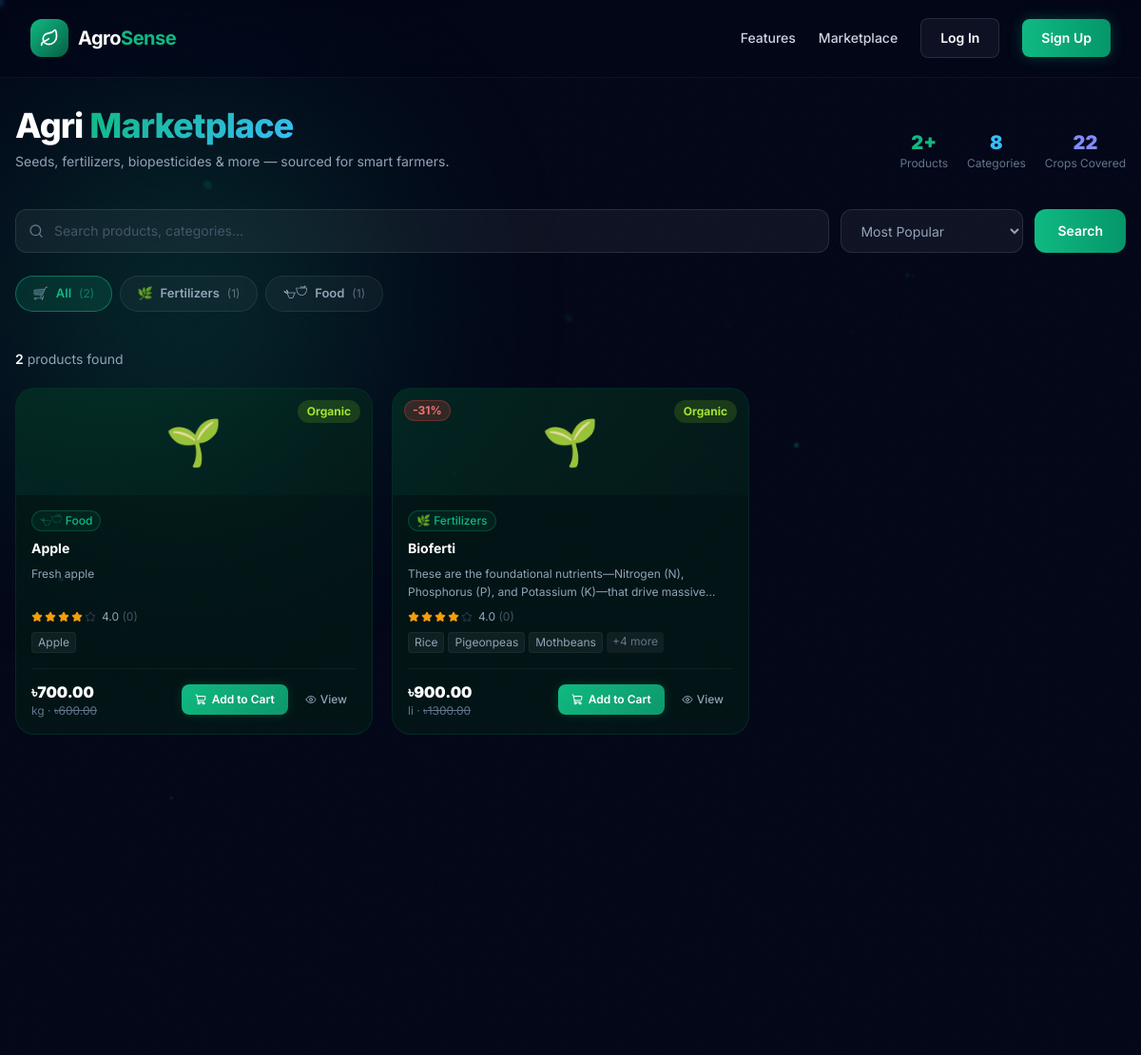
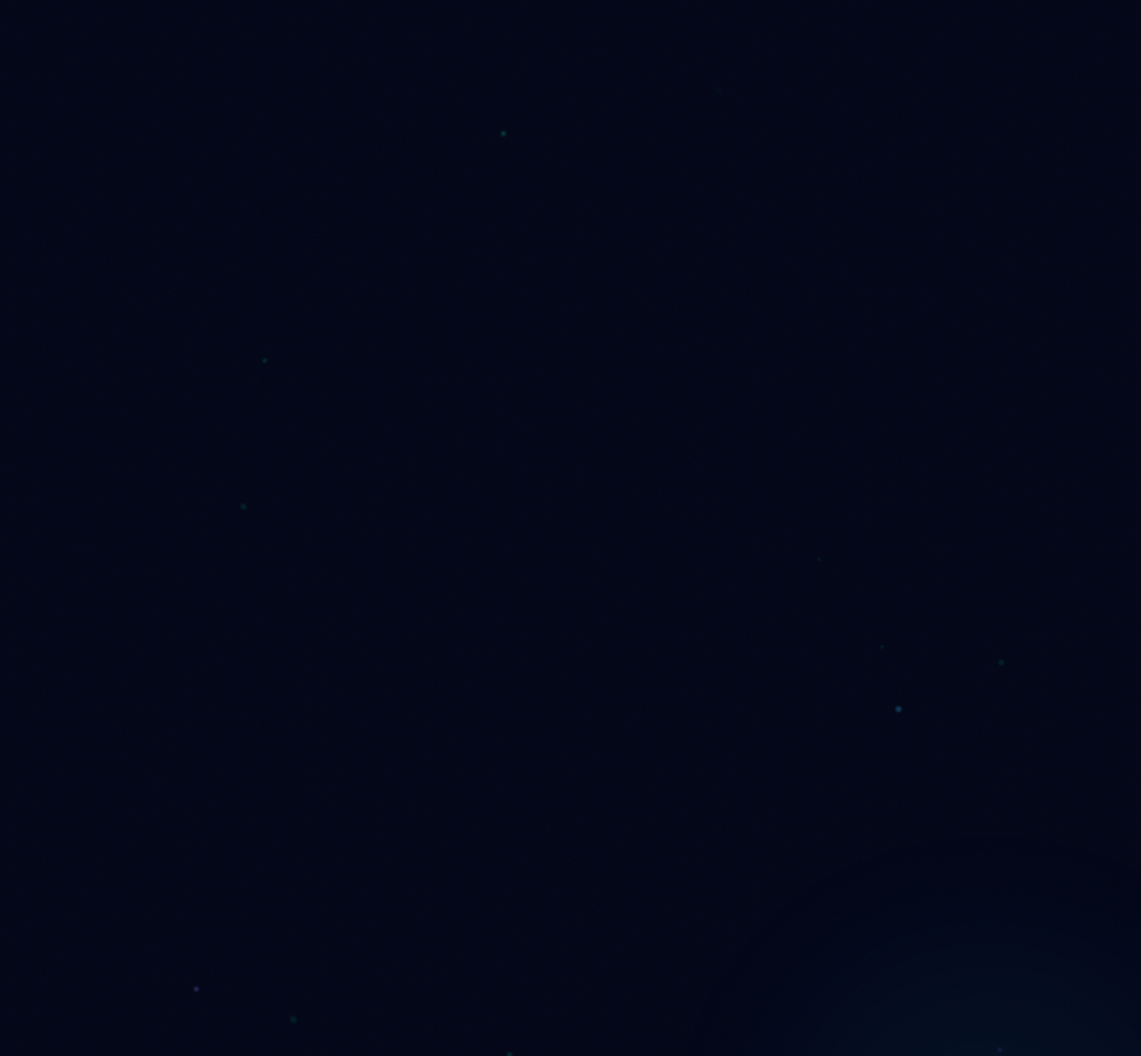
The app's page /marketplace/ with its own data (2 pictures, top to bottom).
### marketplace/models.py (models this page shows, shortened)
class Category(models.Model):
    name = models.CharField(max_length=100)
    slug = models.SlugField(unique=True)
    icon = models.CharField(max_length=10)
    color = models.CharField(max_length=20, default='#10B981')
    description = models.TextField(blank=True)
    order = models.PositiveIntegerField(default=0)
    class Meta:
        ordering = ['order', 'name']
        verbose_name_plural = 'Categories'

class Product(models.Model):
    BADGE_CHOICES = [
        ('', 'None'),
        ('New', 'New'),
        ('Popular', 'Popular'),
        ('Sale', 'Sale'),
        ('Organic', 'Organic'),
        ('Premium', 'Premium'),
    ]
    name = models.CharField(max_length=200)
    category = models.ForeignKey(
        Category,
        on_delete=models.CASCADE,
        related_name='products'
    )
    description = models.TextField()
    price = models.DecimalField(max_digits=10, decimal_places=2)
    original_price = models.DecimalField(
        max_digits=10,
        decimal_places=2,
        null=True,
        blank=True
    )
    unit = models.CharField(max_length=50)
    icon = models.CharField(max_length=10, default='🌱')
    image = models.ImageField(
        upload_to='products/',
        null=True,
        blank=True
    )
    rating = models.DecimalField(
        max_digits=3,
        decimal_places=1,
        default=4.0
    )
    review_count = models.PositiveIntegerField(default=0)
    stock = models.PositiveIntegerField(default=100)
    badge = models.CharField(
        max_length=20,
        blank=True,
        choices=BADGE_CHOICES
    )
    suitable_crops = models.JSONField(default=list)
    is_active = models.BooleanField(default=True)
    created_at = models.DateTimeField(auto_now_add=True)
    merchant = models.ForeignKey(
        'accounts.UserAccount',
        on_delete=models.SET_NULL,
        null=True,
        blank=True,
        related_name='products',
        limit_choices_to={'role': 'merchant'},
    )
    class Meta:
        ordering = ['-review_count', '-rating']
        indexes = [
            models.Index(fields=['merchant', 'is_active']),
            models.Index(fields=['category', 'is_active']),
            models.Index(fields=['is_active', 'stock']),
        ]
        constraints = [
            models.CheckConstraint(
                condition=Q(price__gte=0),
                name='product_price_non_negative',
            ),
            models.CheckConstraint(
                condition=Q(original_price__isnull=True) |
                Q(original_price__gte=0),
                name='product_original_price_non_negative',
            ),
            models.CheckConstraint(
                condition=Q(rating__gte=0) &
                Q(rating__lte=5),
                name='product_rating_0_5',
            ),
        ]
    @property
    def discount_pct(self):
        if self.original_price and self.original_price > self.price:
            return int(round((1 - self.price / self.original_price) * 100))
        return 0
    @property
    def stars_full(self):
        return int(self.rating)
    @property
    def stars_half(self):
        return 1 if (self.rating - int(self.rating)) >= 0.5 else 0

### marketplace/views.py (the view)
# urls.py: path('',                   views.marketplace_view,    name='marketplace'),
def marketplace_view(request):
    crop_name = ''
    try:
        from recommend.models import UserProfile
        if request.user.is_authenticated:
            profile, _ = UserProfile.objects.get_or_create(
                user=request.user,
                defaults={'phone': '', 'language': 'en'},
            )
            crop_name = profile.primary_crop or ''
    except Exception:
        pass
    categories = Category.objects.annotate(
        product_count=Count('products', filter=Q(products__is_active=True))
    )
    selected_cat = request.GET.get('category', '').strip()
    query        = request.GET.get('q', '').strip()
    sort         = request.GET.get('sort', '').strip()
    all_count = Product.objects.filter(is_active=True).count()
    products = (
        Product.objects
        .filter(is_active=True)
        .select_related('category', 'merchant', 'merchant__merchant_profile')
    )
    if selected_cat and selected_cat.lower() != 'all':
        products = products.filter(category__slug=selected_cat)
    if query:
        products = products.filter(name__icontains=query)
    if sort == 'price_asc':
        products = products.order_by('price')
    elif sort == 'price_desc':
        products = products.order_by('-price')
    elif sort == 'rating':
        products = products.order_by('-rating')
    elif sort == 'newest':
        products = products.order_by('-created_at')
    else:
        products = products.order_by('-review_count', '-rating')
    recommended = []
    if crop_name and not query and not selected_cat:
        recommended = get_recommended_products(crop_name, limit=6)
    total_count = products.count()
    wishlist_ids: set = set()
    if request.user.is_authenticated:
        wishlist_ids = set(
            WishlistItem.objects
            .filter(wishlist__user=request.user)
            .values_list('product_id', flat=True)
        )
    products = Paginator(products, 24).get_page(request.GET.get('page'))
    active_category = None
    if selected_cat:
        active_category = Category.objects.filter(slug=selected_cat).first()
    return render(request, 'marketplace/marketplace.html', {
        'categories':      categories,
        'products':        products,
        'recommended':     recommended,
        'wishlist_ids':    wishlist_ids,
        'selected_cat':    selected_cat,
        'active_category': active_category,
        'search_q':        query,
        'sort_by':         sort,
        'crop_filter':     crop_name,
        'all_count':       all_count,
        'total_count':     total_count,
    })

### templates/marketplace/marketplace.html (shortened to what this page needs)
{% extends "base.html" %}
{% block content %}
{% load static %}
<div class="fixed top-32 left-0 w-96 h-96 rounded-full blur-[120px] opacity-20 pointer-events-none" style="background:#10B981;z-index:1"></div>
<div class="fixed bottom-20 right-0 w-80 h-80 rounded-full blur-[120px] opacity-10 pointer-events-none" style="background:#38BDF8;z-index:1"></div>
<div class="min-h-screen pt-28 pb-20 px-4 relative z-10">
<div class="max-w-7xl mx-auto">
  <div class="mb-10 animate-fade-in">
    <div class="flex flex-col sm:flex-row sm:items-end justify-between gap-4">
      <div>
        <h1 class="text-3xl sm:text-4xl font-extrabold text-white tracking-tight">
          Agri <span class="text-gradient">Marketplace</span>
        </h1>
        <p class="mt-2 text-slate-400 text-sm">Seeds, fertilizers, biopesticides & more — sourced for smart farmers.</p>
      </div>
      <div class="flex gap-5 shrink-0">
        <div class="text-center">
          <div class="text-xl font-black text-[#10B981]">{{ all_count }}+</div>
          <div class="text-xs text-slate-500">Products</div>
        </div>
        <div class="text-center">
          <div class="text-xl font-black text-[#38BDF8]">8</div>
          <div class="text-xs text-slate-500">Categories</div>
        </div>
        <div class="text-center">
          <div class="text-xl font-black text-[#818cf8]">22</div>
          <div class="text-xs text-slate-500">Crops Covered</div>
        </div>
      </div>
    </div>
  </div>
  <form method="get" action="{% url 'marketplace' %}" class="mb-6 fade-up" style="animation-delay:.1s">
    <div class="flex flex-col sm:flex-row gap-3">
      <div class="relative flex-1">
        <i data-lucide="search" class="absolute left-3.5 top-1/2 -translate-y-1/2 w-4 h-4 text-slate-500 pointer-events-none"></i>
        <input type="text" name="q" value="{{ search_q }}" placeholder="Search products, categories…"
               class="search-input w-full pl-10 pr-4 py-3 text-sm">
      </div>
      <select name="sort" onchange="this.form.submit()" class="select-input px-4 py-3 text-sm pr-8">
        <option value="popular"    {% if sort_by == 'popular'    %}selected{% endif %}>Most Popular</option>
      </select>
      <button type="submit" class="px-6 py-3 rounded-xl bg-gradient-to-r from-[#10B981] to-[#059669] text-white font-semibold text-sm hover:shadow-[0_0_20px_rgba(16,185,129,0.4)] transition-all shrink-0">
        Search
      </button>
    </div>
  </form>
  <div class="mb-8 overflow-x-auto pb-2 fade-up" style="animation-delay:.15s">
    <div class="flex gap-2 min-w-max">
      <a href="{% url 'marketplace' %}"class="cat-tab {% if not selected_cat %}active{% endif %}">
        <span>🛒</span>
        All
        <span class="text-xs opacity-60 font-normal">({{ all_count }})</span>
      </a>
      {% for cat in categories %}
      <a href="{% url 'marketplace' %}?category={{ cat.slug }}{% if search_q %}&q={{ search_q }}{% endif %}{% if crop_filter %}&crop={{ crop_filter }}{% endif %}"
         class="cat-tab {% if active_category.slug == cat.slug %}active{% endif %}">
        <span>{{ cat.icon }}</span>
        {{ cat.name }}
        <span class="text-xs opacity-60 font-normal">({{ cat.product_count }})</span>
      </a>
      {% endfor %}
    </div>
  </div>
  <div class="flex items-center justify-between mb-5 fade-up" style="animation-delay:.2s">
    <p class="text-sm text-slate-400">
      <span class="text-white font-semibold">{{ total_count }}</span> product{{ total_count|pluralize }} found
    </p>
  </div>
  {% if products %}
  <div class="grid grid-cols-1 sm:grid-cols-2 lg:grid-cols-3 xl:grid-cols-4 gap-5">
    {% for product in products %}
    <div class="product-card fade-up" style="animation-delay:{{ forloop.counter0|add:2 }}00ms">
      <div class="relative flex items-center justify-center py-8"
           style="background: linear-gradient(135deg, {{ product.category.color }}18, {{ product.category.color }}06);">
        <span class="text-5xl select-none">{{ product.icon }}</span>
        {% if product.badge %}
        <span class="absolute top-3 right-3 text-xs font-bold px-2.5 py-1 rounded-full
          badge-{{ product.badge|lower }}">{{ product.badge }}</span>
        {% endif %}
        {% if product.discount_pct %}
        <span class="absolute top-3 left-3 text-xs font-bold px-2 py-0.5 rounded-full bg-red-500/20 text-red-400 border border-red-500/30">
          -{{ product.discount_pct }}%
        </span>
        {% endif %}
      </div>
      <div class="flex flex-col flex-1 p-4 gap-2">
        <span class="text-xs font-medium px-2 py-0.5 rounded-full w-fit border"
              style="color:{{ product.category.color }};border-color:{{ product.category.color }}44;background:{{ product.category.color }}14;">
          {{ product.category.icon }} {{ product.category.name }}
        </span>
        <h3 class="text-sm font-bold text-white leading-snug">{{ product.name }}</h3>
        <p class="text-xs text-slate-400 leading-relaxed line-clamp-2 flex-1">{{ product.description }}</p>
        <div class="flex items-center gap-1.5">
          <div class="flex gap-0.5">
            {% for i in "12345" %}
              {% if forloop.counter <= product.stars_full %}
                <i data-lucide="star" class="w-3 h-3 star-full fill-current"></i>
              {% elif forloop.counter == product.stars_full|add:product.stars_half and product.stars_half %}
                <i data-lucide="star-half" class="w-3 h-3 star-half fill-current"></i>
              {% else %}
                <i data-lucide="star" class="w-3 h-3 star-empty"></i>
              {% endif %}
            {% endfor %}
          </div>
          <span class="text-xs text-slate-400">{{ product.rating }} <span class="text-slate-600">({{ product.review_count }})</span></span>
        </div>
        {% if product.suitable_crops %}
        <div class="flex flex-wrap gap-1">
          {% for crop in product.suitable_crops|slice:":3" %}
          <span class="text-xs px-1.5 py-0.5 rounded bg-white/5 text-slate-400 border border-white/5 capitalize">{{ crop }}</span>
          {% endfor %}
          {% if product.suitable_crops|length > 3 %}
          <span class="text-xs px-1.5 py-0.5 rounded bg-white/5 text-slate-500">+{{ product.suitable_crops|length|add:"-3" }} more</span>
          {% endif %}
        </div>
        {% endif %}
        <div class="flex items-center justify-between mt-2 pt-3 border-t border-white/5">
          <div>
            <div class="text-base font-black text-white">৳{{ product.price }}</div>
            <div class="text-xs text-slate-500">{{ product.unit }}
              {% if product.original_price and product.original_price != product.price %}
              · <span class="line-through">৳{{ product.original_price }}</span>
              {% endif %}
            </div>
          </div>
          <div class="flex items-center gap-2">
            <form method="post" action="{% url 'add_to_cart' product.pk %}">
              <button type="submit"
                      class="inline-flex items-center gap-1.5 px-3.5 py-2 rounded-lg text-xs font-semibold text-white transition-all"
                      style="background: linear-gradient(135deg, {{ product.category.color }}, {{ product.category.color }}cc);
                             box-shadow: 0 0 12px {{ product.category.color }}30;"
                      onmouseover="this.style.boxShadow='0 0 20px {{ product.category.color }}55'"
                      onmouseout="this.style.boxShadow='0 0 12px {{ product.category.color }}30'">
                <i data-lucide="shopping-cart" class="w-3 h-3"></i> Add to Cart
              </button>
            </form>
            <a href="{% url 'product_detail' product.pk %}"
               class="inline-flex items-center gap-1 px-2.5 py-2 rounded-lg text-xs font-medium text-slate-400 hover:text-white hover:bg-white/10 transition-all">
              <i data-lucide="eye" class="w-3 h-3"></i> View
            </a>
          </div>
        </div>
      </div>
    </div>
    {% endfor %}
  </div>
  {% endif %}
</div>
</div>
{% endblock %}

### records on screen
Category: icon "🌿", name "Fertilizers", product_count "1"
Category: icon "𓐐𓎩", name "Food", product_count "1"
Product: icon "🌱", badge "Organic", category.icon "𓐐𓎩", category.name "Food", name "Apple", description "Fresh apple", rating "4.0", review_count "0", suitable_crops "Apple", price "700.00", unit "kg", original_price "600.00"
Product: icon "🌱", badge "Organic", discount_pct "31", category.icon "🌿", category.name "Fertilizers", name "Bioferti", description "These are the foundational nutrients—Nitrogen (N), Phosphorus (P), and Potassium (K)—that drive…", rating "4.0", review_count "0", suitable_crops "Rice" "Pigeonpeas" "Mothbeans", suitable_crops|length "4", price "900.00", unit "li", original_price "1300.00"

### other values on screen
{{ all_count }} "2"
{{ total_count }} "2"
